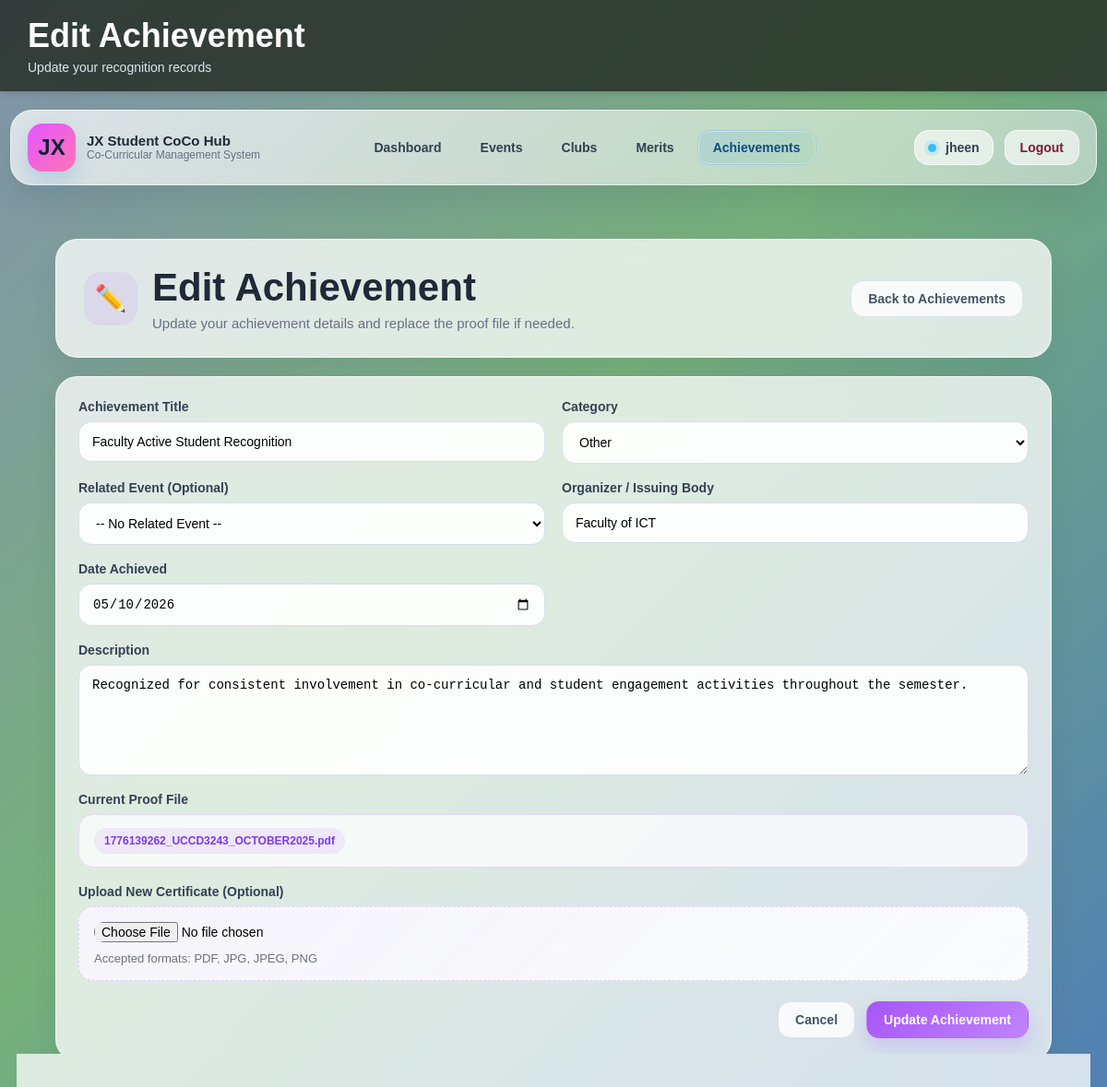
Before: /achievement/achievement_edit.php?achievement_id=29 (signed in) with the older database file.
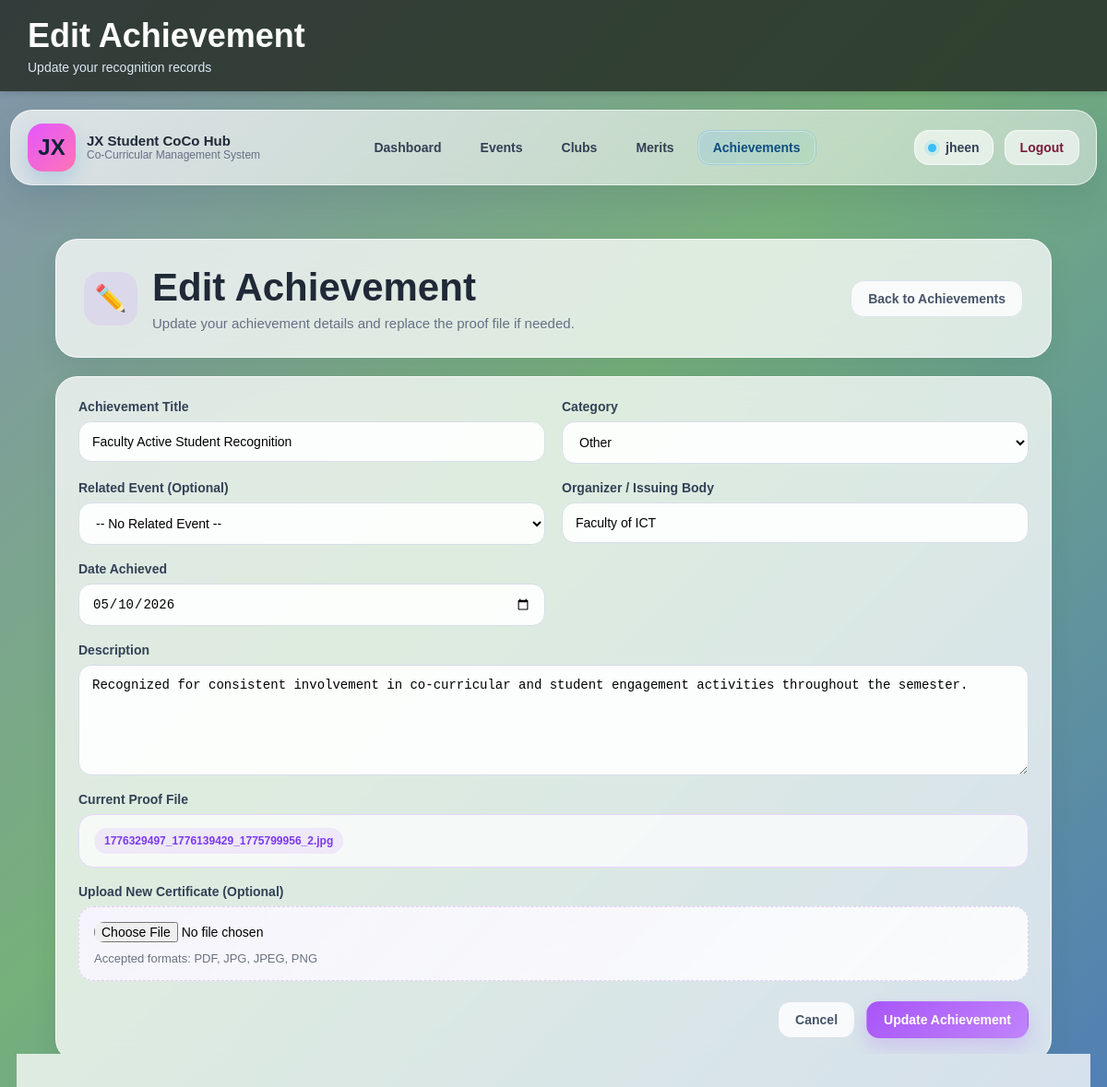
After: the same page with the newer database file.
### tables this page shows
CREATE TABLE `achievements` (
  `achievement_id` int(11) NOT NULL,
  `user_id` int(11) NOT NULL,
  `title` varchar(150) NOT NULL,
  `achievement_type` varchar(100) NOT NULL,
  `organizer` varchar(150) NOT NULL,
  `date_achieved` date NOT NULL,
  `description` text NOT NULL,
  `certificate_file` varchar(255) NOT NULL,
  `created_at` timestamp NOT NULL DEFAULT current_timestamp(),
  `updated_at` timestamp NOT NULL DEFAULT current_timestamp() ON UPDATE current_timestamp(),
  `event_id` int(11) DEFAULT NULL
);

### achievement/achievement_edit.php (the view, shortened to what this page needs)
<?php
include("../db.php");
$user_id = $_SESSION['user_id'];
$achievement_id = mysqli_real_escape_string($con, $_GET['achievement_id']);
$select_query = "SELECT * FROM achievements WHERE achievement_id='$achievement_id' AND user_id='$user_id'";
$select_result = mysqli_query($con, $select_query);
$row = mysqli_fetch_assoc($select_result);
include("../partials/header.php");
include("../partials/navbar.php");
?>
<div class="container module-shell achievement-shell">
    <section class="module-hero module-hero-achievement">
        <div class="module-hero-main">
            <div class="module-hero-icon achievement-accent-soft">✏️</div>
            <div class="module-hero-text-wrap">
                <h2>Edit Achievement</h2>
                <p>Update your achievement details and replace the proof file if needed.</p>
            </div>
        </div>
        <div class="module-hero-actions">
            <a href="achievement_list.php" class="module-btn module-btn-secondary">Back to Achievements</a>
        </div>
    </section>
    <section class="module-form-card">
        <form method="POST" action="" enctype="multipart/form-data" class="module-form-layout">
            <div class="module-form-grid">
                <div class="module-field">
                    <label for="title">Achievement Title</label>
                    <input type="text" id="title" name="title" value="<?php echo htmlspecialchars($row['title']); ?>" required>
                </div>
                <div class="module-field">
                    <label for="achievement_type">Category</label>
                    <select name="achievement_type" id="achievement_type">
                        <option value="Other" <?php if ($row['achievement_type'] == "Other") echo "selected"; ?>>Other</option>
                    </select>
                </div>
                <div class="module-field">
                    <label for="event_id">Related Event (Optional)</label>
                    <select name="event_id" id="event_id">
                        <option value="">-- No Related Event --</option>
                    </select>
                </div>
                <div class="module-field">
                    <label for="organizer">Organizer / Issuing Body</label>
                    <input type="text" id="organizer" name="organizer" value="<?php echo htmlspecialchars($row['organizer']); ?>" required>
                </div>
                <div class="module-field">
                    <label for="date_achieved">Date Achieved</label>
                    <input type="date" id="date_achieved" name="date_achieved" value="<?php echo htmlspecialchars($row['date_achieved']); ?>" required>
                </div>
                <div class="module-field module-field-full">
                    <label for="description">Description</label>
                    <textarea id="description" name="description" rows="5"><?php echo htmlspecialchars($row['description']); ?></textarea>
                </div>
                <div class="module-field module-field-full">
                    <label>Current Proof File</label>
                    <div class="achievement-current-proof">
                        <?php if(!empty($row['certificate_file'])) { ?>
                            <a href="uploads/<?php echo $row['certificate_file']; ?>" target="_blank" class="achievement-proof-link">
                                <?php echo htmlspecialchars($row['certificate_file']); ?>
                            </a>
                        <?php } else { ?>
                            <span class="achievement-proof-empty">No file uploaded</span>
                        <?php } ?>
                    </div>
                </div>
                <div class="module-field module-field-full">
                    <label for="certificate_file">Upload New Certificate (Optional)</label>
                    <div class="module-upload-box achievement-upload-box">
                        <input type="file" id="certificate_file" name="certificate_file" accept=".pdf,.jpg,.jpeg,.png">
                        <p class="module-upload-help">Accepted formats: PDF, JPG, JPEG, PNG</p>
                    </div>
                </div>
            </div>
            <div class="module-form-actions">
                <a href="achievement_list.php" class="module-btn module-btn-secondary">Cancel</a>
                <button type="submit" name="submit" class="module-btn module-btn-primary achievement-accent-btn">Update Achievement</button>
            </div>
        </form>
    </section>
</div>
</body>
</html>

Changed rows visible on the page:
changed achievements "Faculty Active Student Recognition": certificate_file "1776139262_UCCD3243_OCTOBER2025.pdf" → "1776329497_1776139429_1775799956_2.jpg"
